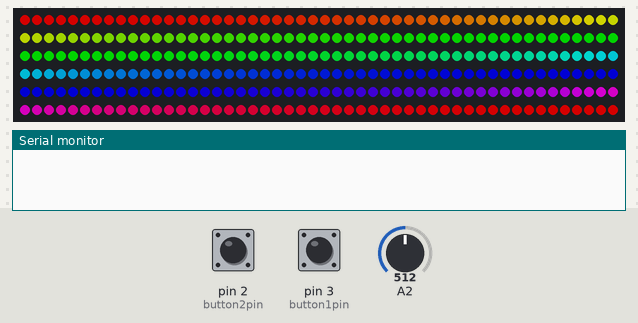
The sketch below on a simulated Arduino Uno, built with avr-gcc and run on an emulated ATmega328P. Shown: 300 RGB LEDs in strip order, left to right, continuing on the next row, the last lines printed to the serial monitor. The inputs (shaded band) are chosen by the test bench; at power-on: pin 2 (button2pin) HIGH, pin 3 (button1pin) HIGH, A2 = 512. Dim RGB values are drawn brighter than linear.

Above: at 1.5 s.
1.6 s: pin 2 (button2pin) pulled LOW for 3.2 s
At 2.9 s:
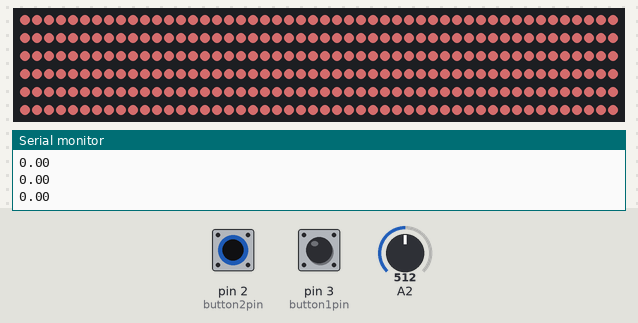
6.6 s: pin 3 (button1pin) pulled LOW for 0.5 s
At 7.3 s:
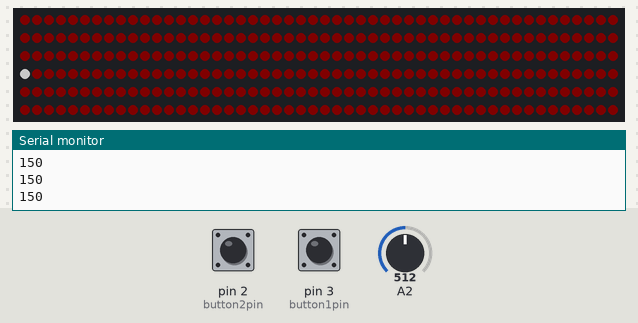
8.6 s: A2 set to 716
At 8.87 s:
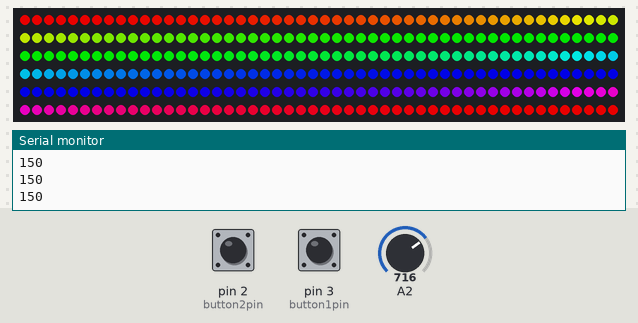
10.1 s: pin 2 (button2pin) pulled LOW for 0.5 s
At 10.8 s:
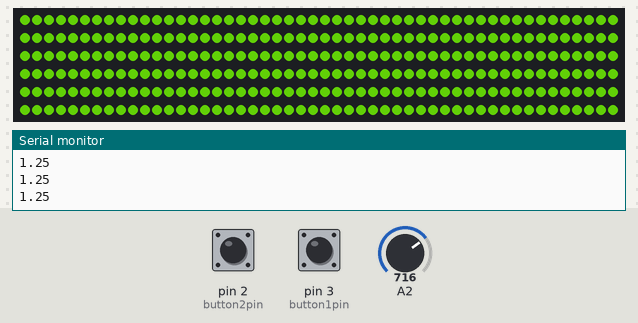
12.1 s: pin 3 (button1pin) pulled LOW for 1 s
At 13.2 s:
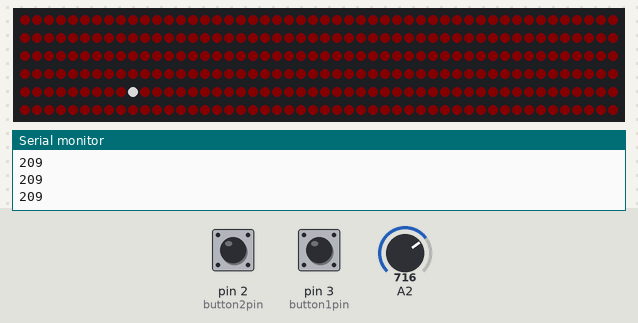
14.6 s: A2 set to 900
At 14.86 s:
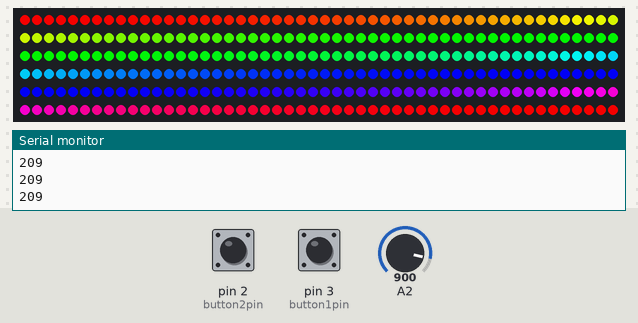
Timing chart, 0 to 17.1 s (numbered marks = the images above; inputs shaded):
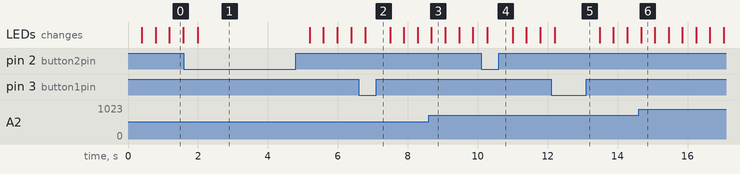

The sketch:

threemodeknob.ino
```cpp
// A basic everyday NeoPixel strip test program.

// NEOPIXEL BEST PRACTICES for most reliable operation:
// - Add 1000 uF CAPACITOR between NeoPixel strip's + and - connections.
// - MINIMIZE WIRING LENGTH between microcontroller board and first pixel.
// - NeoPixel strip's DATA-IN should pass through a 300-500 OHM RESISTOR.
// - AVOID connecting NeoPixels on a LIVE CIRCUIT. If you must, ALWAYS
//   connect GROUND (-) first, then +, then data.
// - When using a 3.3V microcontroller with a 5V-powered NeoPixel strip,
//   a LOGIC-LEVEL CONVERTER on the data line is STRONGLY RECOMMENDED.
// (Skipping these may work OK on your workbench but can fail in the field)

#include <Adafruit_NeoPixel.h>
#ifdef __AVR__
 #include <avr/power.h> // Required for 16 MHz Adafruit Trinket
#endif

// Which pin on the Arduino is connected to the NeoPixels?
// On a Trinket or Gemma we suggest changing this to 1:
#define LED_PIN    6

// How many NeoPixels are attached to the Arduino?
#define LED_COUNT 300

// Declare our NeoPixel strip object:
Adafruit_NeoPixel strip(LED_COUNT, LED_PIN, NEO_GRB + NEO_KHZ800);
// Argument 1 = Number of pixels in NeoPixel strip
// Argument 2 = Arduino pin number (most are valid)
// Argument 3 = Pixel type flags, add together as needed:
//   NEO_KHZ800  800 KHz bitstream (most NeoPixel products w/WS2812 LEDs)
//   NEO_KHZ400  400 KHz (classic 'v1' (not v2) FLORA pixels, WS2811 drivers)
//   NEO_GRB     Pixels are wired for GRB bitstream (most NeoPixel products)
//   NEO_RGB     Pixels are wired for RGB bitstream (v1 FLORA pixels, not v2)
//   NEO_RGBW    Pixels are wired for RGBW bitstream (NeoPixel RGBW products)

int knob = 0;


// The pyramids combined code with a switch
// which selects between xy gyrator, z gyrator and simple speed control


#include <Wire.h>
#include <SPI.h>
#include <Adafruit_LIS3DH.h>
#include <Adafruit_Sensor.h>

// Used for software SPI
#define LIS3DH_CLK 13
#define LIS3DH_MISO 12
#define LIS3DH_MOSI 11
// Used for hardware & software SPI
#define LIS3DH_CS 10

// software SPI
//Adafruit_LIS3DH lis = Adafruit_LIS3DH(LIS3DH_CS, LIS3DH_MOSI, LIS3DH_MISO, LIS3DH_CLK);
// hardware SPI
//Adafruit_LIS3DH lis = Adafruit_LIS3DH(LIS3DH_CS);
// I2C
Adafruit_LIS3DH lis = Adafruit_LIS3DH();


int button1pin = 3;
int button2pin = 2;

boolean button1 = false;
boolean button2 = false;

float gx = 0.0;
float gz = 0.0;

int x = 0;


void setup(void) {


  Serial.begin(9600);
  while (!Serial) delay(10);     // will pause Zero, Leonardo, etc until serial console opens


  pinMode(button1pin,INPUT_PULLUP);
  pinMode(button2pin,INPUT_PULLUP);

  strip.begin();           // INITIALIZE NeoPixel strip object (REQUIRED)
  strip.show();            // Turn OFF all pixels ASAP
  strip.setBrightness(255); // Set BRIGHTNESS to about 1/5 (max = 255)


}

void loop() {

  button1 = !digitalRead(button1pin);
  button2 = !digitalRead(button2pin);


  if(!button1 && !button2){
        rainbow(10);             // Flowing rainbow cycle along the whole strip
  }
  if(button1){
    //position a white dot on a red background
    knob = analogRead(A2);
    x = int(300.0*float(knob)/1023.0);
    for(int i=0; i<strip.numPixels(); i++) { // For each pixel in strip...
      if(i == x){
          strip.setPixelColor(i, 200,200,200);
      }
      else{
        strip.setPixelColor(i, 10,0,0);
      }
    }
    Serial.println(x);
    strip.show(); // Update strip with new contents
  }
  if(button2){
    //color wheel, calculate R, G, B from gx and gz and make all pixels that color at mag power set by knob
    //knob sets the angle
    knob = analogRead(A2);
    float angle = 0.0;
    angle = 3.14159*float(knob - 512)/512.0;  //scale from -pi to pi
    //color wheel, take dot product of angle with three colors 120 degrees apart, red is vertical
    int red = int(255.0*(cos(angle)));
    int green = int(255.0*(0.866*sin(angle) - 0.5*cos(angle)));
    int blue = int(255.0*(-0.866*sin(angle) - 0.5*cos(angle)));
    for(int i=0; i<strip.numPixels(); i++) { // For each pixel in strip...
       strip.setPixelColor(i, red,green,blue);
    }
    strip.show(); // Update strip with new contents
    Serial.println(angle);
  }
}


// Rainbow cycle along whole strip. Pass delay time (in ms) between frames.
void rainbow(int wait) {
  // Hue of first pixel runs 5 complete loops through the color wheel.
  // Color wheel has a range of 65536 but it's OK if we roll over, so
  // just count from 0 to 5*65536. Adding 256 to firstPixelHue each time
  // means we'll make 5*65536/256 = 1280 passes through this outer loop:
  for(long firstPixelHue = 0; firstPixelHue < 5*65536; firstPixelHue += 256) {
    for(int i=0; i<strip.numPixels(); i++) { // For each pixel in strip...
      // Offset pixel hue by an amount to make one full revolution of the
      // color wheel (range of 65536) along the length of the strip
      // (strip.numPixels() steps):
      int pixelHue = firstPixelHue + (i * 65536L / strip.numPixels());
      // strip.ColorHSV() can take 1 or 3 arguments: a hue (0 to 65535) or
      // optionally add saturation and value (brightness) (each 0 to 255).
      // Here we're using just the single-argument hue variant. The result
      // is passed through strip.gamma32() to provide 'truer' colors
      // before assigning to each pixel:
      strip.setPixelColor(i, strip.gamma32(strip.ColorHSV(pixelHue)));

    }
    knob = analogRead(A2);
    strip.setBrightness(knob/4); //
 //   Serial.println(knob/4);
    strip.show(); // Update strip with new contents
    button1 = !digitalRead(button1pin);
    button2 = !digitalRead(button2pin);
    if(!button1&&!button2){
          delay(wait);  // Pause for a moment
    }
    else{
      break;
    }
  }
}
```

Measured:
- after the input at 1.6 s, the LEDs: change after 0.39 s (image 1)
- after the input at 6.6 s, the LEDs: change after 0.19 s (image 2)
- after the input at 10.1 s, the LEDs: change after 0.17 s (image 4)
- after the input at 12.1 s, the LEDs: change after 0.10 s (image 5)
